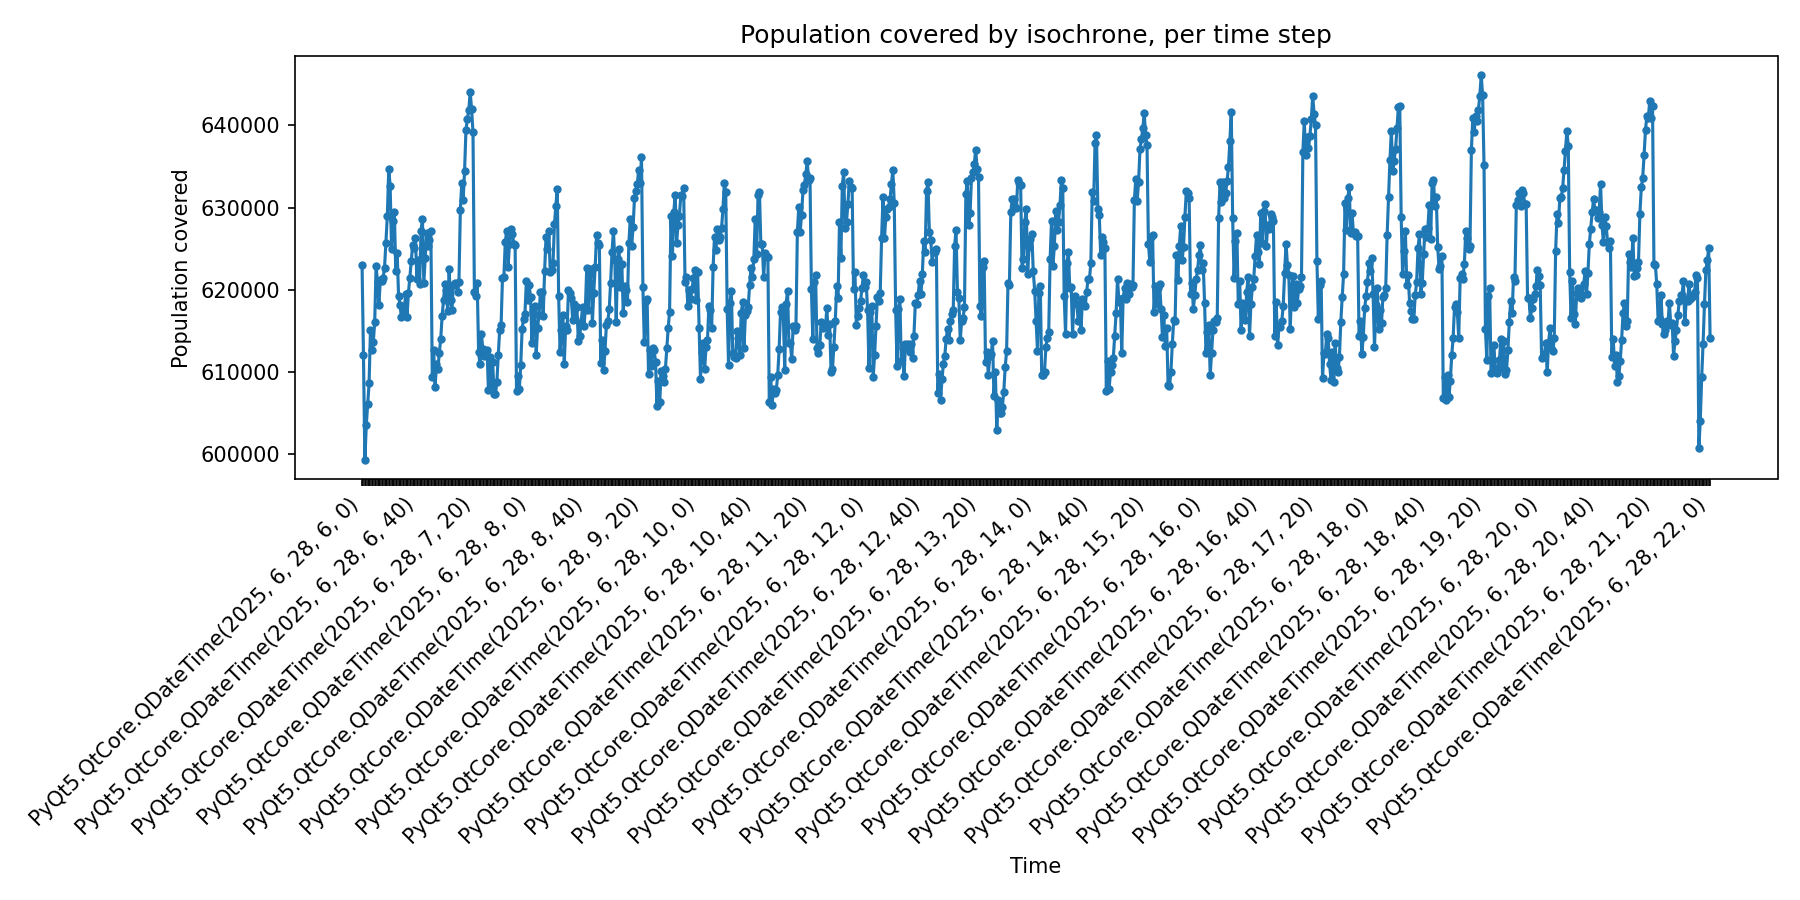

The Python source for this figure:
"""population_by_isochrone_time.py — population covered per isochrone time step.

Standalone ANALYSIS tooling. NOT part of the easy-OTP plugin and not imported
by it. Ad-hoc script for a one-off question: "how many people from the city's
population are within the isochrone at 06:00, 06:01, ... ?"

Run inside the QGIS Python Console (Plugins -> Python Console -> "Show
Editor", paste, Run) or as a one-off Processing "Script" — it needs the
qgis.core / qgis.PyQt modules bundled with QGIS, plus matplotlib (already
shipped with the QGIS Python distribution; no pip install needed).

Input layers (must already be loaded in the current QGIS project):
  - ISOCHRONE_LAYER_NAME: output of GenerateIsochronesOverTime (N-2) — one
    polygon feature per time step (+ per cutoff, if you ran more than one).
    Expected fields: time, cutoff_min, mode, date.
  - POPULATION_LAYER_NAME: the raw GUS census-tract polygon layer (same one
    used as input to "Prepare student layer" / R1a) — one numeric population
    field per tract, in a PROJECTED metric CRS (e.g. EPSG:2180).

What it does:
  1. For each isochrone feature, area-weighted-interpolates population from
     every intersecting census tract (same method as the plugin's
     PopulationOverlay algorithm: tract population / tract area = density;
     intersection piece area x density, summed over all intersecting tracts).
     A QgsSpatialIndex keeps this to candidate tracts only, not O(N x M).
  2. Writes the result into a new field (OUTPUT_FIELD) on the isochrone
     layer itself, in place — the layer already has one row per time step,
     so no separate output layer is needed.
  3. Plots population_covered vs. time (one line per cutoff_min, if more
     than one) and saves a PNG next to the working directory below.

Edit the CONFIG block below to match your project's actual layer/field
names, then run.
"""
from __future__ import annotations

import datetime as dt

from qgis.core import (
    NULL,
    QgsCoordinateTransform,
    QgsField,
    QgsGeometry,
    QgsProject,
    QgsSpatialIndex,
    QgsWkbTypes,
)
from qgis.PyQt.QtCore import QCoreApplication, QVariant

# ------------------------------- CONFIG -------------------------------

ISOCHRONE_LAYER_NAME = "transit-anim-layer"   # layer name as shown in Layers panel
POPULATION_LAYER_NAME = "pop"     # census-tract polygon layer, projected CRS
POPULATION_FIELD = "pop-all"                   # numeric population field on POPULATION_LAYER_NAME

TIME_FIELD = "time"           # per-row time field on the isochrone layer
CUTOFF_FIELD = "cutoff_min"   # per-row cutoff field (set to None if only one cutoff / not present)
OUTPUT_FIELD = "population_covered"

OUTPUT_PNG_PATH = r"C:\Users\Michal\Desktop\easy-OTP\tools\analysis\population_by_isochrone_time-6-7.png"

# ------------------------------------------------------------------------


def _time_sort_key(value):
    """Best-effort chronological sort key for whatever QGIS hands back for TIME_FIELD."""
    if isinstance(value, dt.datetime):
        return value.time()
    if isinstance(value, dt.time):
        return value
    if isinstance(value, str):
        for fmt in ("%H:%M:%S", "%H:%M", "%Y-%m-%dT%H:%M:%S", "%Y-%m-%d %H:%M:%S"):
            try:
                return dt.datetime.strptime(value, fmt).time()
            except ValueError:
                continue
    return value


def _time_label(value):
    if isinstance(value, dt.datetime):
        return value.strftime("%H:%M")
    if isinstance(value, dt.time):
        return value.strftime("%H:%M")
    return str(value)


def main():
    project = QgsProject.instance()

    iso_layers = project.mapLayersByName(ISOCHRONE_LAYER_NAME)
    pop_layers = project.mapLayersByName(POPULATION_LAYER_NAME)
    if not iso_layers:
        raise RuntimeError(f"Layer '{ISOCHRONE_LAYER_NAME}' not found in the current project.")
    if not pop_layers:
        raise RuntimeError(f"Layer '{POPULATION_LAYER_NAME}' not found in the current project.")
    iso_layer = iso_layers[0]
    pop_layer = pop_layers[0]

    if iso_layer.fields().indexFromName(TIME_FIELD) < 0:
        raise RuntimeError(f"Isochrone layer has no field '{TIME_FIELD}'.")
    if CUTOFF_FIELD and iso_layer.fields().indexFromName(CUTOFF_FIELD) < 0:
        raise RuntimeError(
            f"Isochrone layer has no field '{CUTOFF_FIELD}'. "
            "Set CUTOFF_FIELD = None if the layer only has one cutoff / no such field."
        )
    if pop_layer.fields().indexFromName(POPULATION_FIELD) < 0:
        raise RuntimeError(f"Population layer has no field '{POPULATION_FIELD}'.")
    if pop_layer.geometryType() != QgsWkbTypes.PolygonGeometry:
        raise RuntimeError("Population layer must be polygonal.")
    if pop_layer.crs().isGeographic():
        raise RuntimeError(
            "Population layer must be in a projected CRS with metric units "
            f"(e.g. EPSG:2180, EPSG:3857). Got: {pop_layer.crs().authid()}."
        )

    # --- Precompute population density (persons / m^2) per census tract, in pop_layer's own CRS.
    # Geometries and densities are cached in memory here so the main loop below never has to
    # re-query the population layer's data provider (that repeated per-isochrone disk/DB
    # round-trip — one per time step — was the actual cause of QGIS appearing to hang: the
    # UI thread was stuck making thousands of feature requests with no visible progress).
    # makeValid() is also applied here: OTP 1.5 isochrone/tract geometries can be topologically
    # invalid (self-intersections), and GEOS overlay ops on invalid geometry can become
    # pathologically slow instead of failing fast.

    geom_by_fid = {}
    density_by_fid = {}
    for feat in pop_layer.getFeatures():
        geom = feat.geometry()
        if not geom.isGeosValid():
            geom = geom.makeValid()
        area = geom.area()
        value = feat[POPULATION_FIELD]
        if area <= 0 or value is None or value == NULL:
            continue
        geom_by_fid[feat.id()] = geom
        density_by_fid[feat.id()] = float(value) / area

    index = QgsSpatialIndex()
    for fid, geom in geom_by_fid.items():
        index.addFeature(fid, geom.boundingBox())
    print(f"Population index ready: {len(geom_by_fid)} valid tracts out of {pop_layer.featureCount()}.")

    # --- Isochrone geometries need to be in the population layer's CRS for correct area math ---

    transform = None
    if iso_layer.crs() != pop_layer.crs():
        transform = QgsCoordinateTransform(iso_layer.crs(), pop_layer.crs(), project)

    # --- Add (or reuse) the output field on the isochrone layer ---

    if iso_layer.fields().indexFromName(OUTPUT_FIELD) < 0:
        iso_layer.dataProvider().addAttributes([QgsField(OUTPUT_FIELD, QVariant.Double)])
        iso_layer.updateFields()
    out_idx = iso_layer.fields().indexFromName(OUTPUT_FIELD)

    total = iso_layer.featureCount()
    results = []  # (time_value, cutoff_value, population_covered) for the chart

    iso_layer.startEditing()
    for i, iso_feat in enumerate(iso_layer.getFeatures(), start=1):
        iso_geom = QgsGeometry(iso_feat.geometry())
        if transform is not None:
            iso_geom.transform(transform)
        if not iso_geom.isGeosValid():
            iso_geom = iso_geom.makeValid()

        covered_pop = 0.0
        for fid in index.intersects(iso_geom.boundingBox()):
            pop_geom = geom_by_fid[fid]
            if not pop_geom.intersects(iso_geom):
                continue
            piece = pop_geom.intersection(iso_geom)
            if piece.isEmpty():
                continue
            covered_pop += piece.area() * density_by_fid[fid]

        covered_pop = round(covered_pop, 2)
        iso_layer.changeAttributeValue(iso_feat.id(), out_idx, covered_pop)

        time_value = iso_feat[TIME_FIELD]
        cutoff_value = iso_feat[CUTOFF_FIELD] if CUTOFF_FIELD else None
        results.append((time_value, cutoff_value, covered_pop))

        if i % 10 == 0 or i == total:
            print(f"{i}/{total} isochrones processed...")
            QCoreApplication.processEvents()

    iso_layer.commitChanges()
    print(f"Done. Field '{OUTPUT_FIELD}' written to layer '{ISOCHRONE_LAYER_NAME}'.")

    _plot_results(results)


def _plot_results(results):
    import matplotlib
    matplotlib.use("Agg")  # headless — QGIS embeds its own Qt event loop
    import matplotlib.pyplot as plt

    results = sorted(results, key=lambda row: (_time_sort_key(row[0]), row[1] if row[1] is not None else 0))

    series = {}
    for time_value, cutoff_value, pop in results:
        series.setdefault(cutoff_value, []).append((time_value, pop))

    fig, ax = plt.subplots(figsize=(12, 6))
    n_points = 0
    for cutoff_value, points in sorted(series.items(), key=lambda kv: (kv[0] is None, kv[0])):
        labels = [_time_label(t) for t, _ in points]
        values = [p for _, p in points]
        n_points = max(n_points, len(labels))
        label = f"{cutoff_value} min" if cutoff_value is not None else "population_covered"
        ax.plot(labels, values, marker="o", markersize=3, label=label)

    ax.set_xlabel("Time")
    ax.set_ylabel("Population covered")
    ax.set_title("Population covered by isochrone, per time step")
    step = max(1, n_points // 24)
    for i, tick in enumerate(ax.get_xticklabels()):
        tick.set_visible(i % step == 0)
    plt.xticks(rotation=45, ha="right")
    if len(series) > 1:
        ax.legend(title="Cutoff")
    fig.tight_layout()
    fig.savefig(OUTPUT_PNG_PATH, dpi=150)
    print(f"Chart saved to {OUTPUT_PNG_PATH}")


main()
